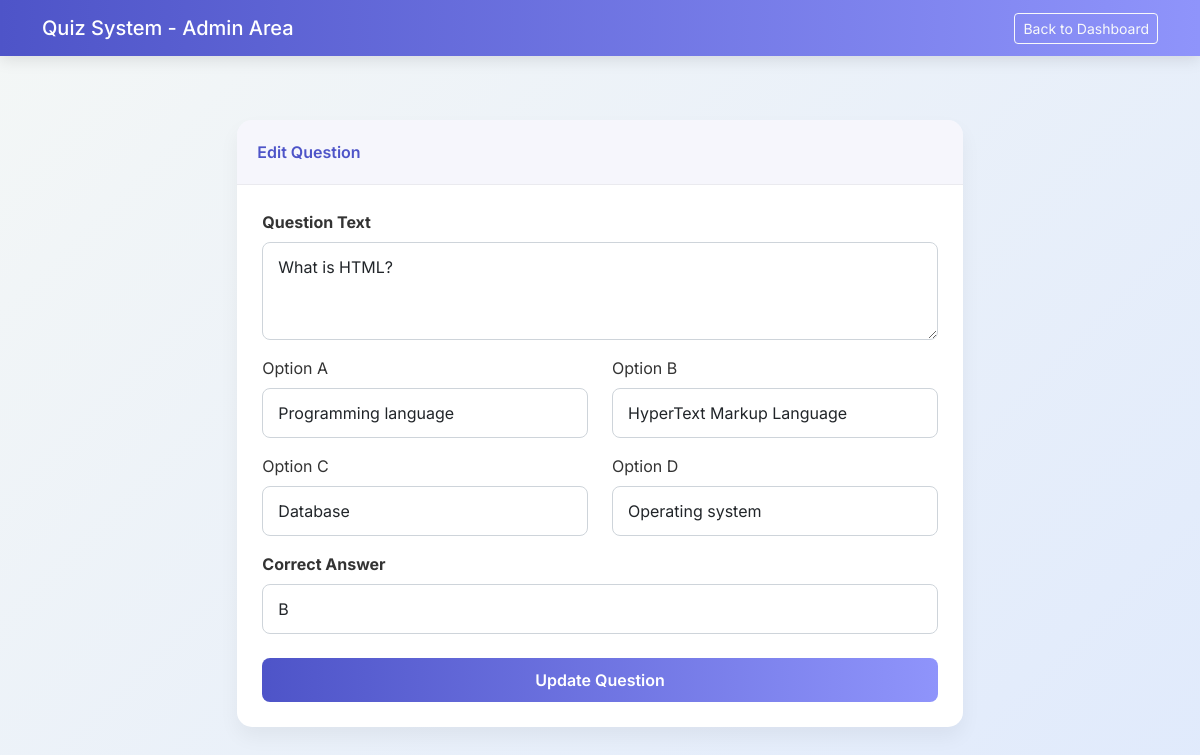
Page /admin/edit_question.php?id=1 (signed in) on the committed database.
### tables this page shows
CREATE TABLE IF NOT EXISTS `questions` (
  `id` int(11) NOT NULL AUTO_INCREMENT,
  `question` text NOT NULL,
  `option_a` varchar(255) NOT NULL,
  `option_b` varchar(255) NOT NULL,
  `option_c` varchar(255) NOT NULL,
  `option_d` varchar(255) NOT NULL,
  `correct_answer` char(1) NOT NULL,
  PRIMARY KEY (`id`)
);

### admin/edit_question.php (the view, shortened to what this page needs)
<?php
require_once '../includes/db.php';
$id = $_GET['id'];
$stmt = $pdo->prepare("SELECT * FROM questions WHERE id = ?");
$stmt->execute([$id]);
$q = $stmt->fetch();
?>
<!DOCTYPE html>
<html lang="en">
<head>
    <link href="https://cdn.jsdelivr.net/npm/bootstrap@5.3.0/dist/css/bootstrap.min.css" rel="stylesheet">
    <link rel="stylesheet" href="../assets/css/style.css">
</head>
<body>
<nav class="navbar navbar-expand-lg navbar-dark mb-4">
    <div class="container">
        <a class="navbar-brand" href="index.php">Quiz System - Admin Area</a>
        <div class="d-flex align-items-center">
            <a href="index.php" class="btn btn-sm btn-outline-light">Back to Dashboard</a>
        </div>
    </div>
</nav>
<div class="container main-container">
    <div class="row justify-content-center">
        <div class="col-lg-8">
            <div class="custom-card">
                <div class="card-header">Edit Question</div>
                <div class="card-body">
                    <form method="POST" action="">
                        <div class="mb-3">
                            <label class="form-label fw-bold">Question Text</label>
                            <textarea name="question" class="form-control" rows="3" required><?php echo htmlspecialchars($q['question']); ?></textarea>
                        </div>
                        <div class="row">
                            <div class="col-md-6 mb-3">
                                <label class="form-label">Option A</label>
                                <input type="text" name="option_a" class="form-control" value="<?php echo htmlspecialchars($q['option_a']); ?>" required>
                            </div>
                            <div class="col-md-6 mb-3">
                                <label class="form-label">Option B</label>
                                <input type="text" name="option_b" class="form-control" value="<?php echo htmlspecialchars($q['option_b']); ?>" required>
                            </div>
                            <div class="col-md-6 mb-3">
                                <label class="form-label">Option C</label>
                                <input type="text" name="option_c" class="form-control" value="<?php echo htmlspecialchars($q['option_c']); ?>" required>
                            </div>
                            <div class="col-md-6 mb-3">
                                <label class="form-label">Option D</label>
                                <input type="text" name="option_d" class="form-control" value="<?php echo htmlspecialchars($q['option_d']); ?>" required>
                            </div>
                        </div>
                        <div class="mb-4">
                            <label class="form-label fw-bold">Correct Answer</label>
                            <select name="correct_answer" class="form-control" required>
                                <option value="B" <?php echo ($q['correct_answer'] == 'B') ? 'selected' : ''; ?>>B</option>
                            </select>
                        </div>
                        <button type="submit" class="btn btn-primary-custom w-100">Update Question</button>
                    </form>
                </div>
            </div>
        </div>
    </div>
</div>
</body>
</html>

### assets/css/style.css (style rules this page uses)
:root { --primary-color: #4e54c8; --secondary-color: #8f94fb; --text-color: #333; --bg-color: #f4f7f6; --card-bg: #ffffff; --success-color: #28a745; --danger-color: #dc3545; }
body { font-family: 'Inter', sans-serif; background: linear-gradient(135deg, var(--bg-color) 0%, #e0eafc 100%); background-attachment: fixed; color: var(--text-color); min-height: 100vh; display: flex; flex-direction: column; }
.navbar { background: linear-gradient(to right, var(--primary-color), var(--secondary-color)) !important; box-shadow: 0 4px 15px rgba(0,0,0,0.1); }
.navbar-brand, .nav-link { color: #fff !important; font-weight: 500; }
.main-container { flex: 1; padding: 40px 20px; }
.custom-card { background: var(--card-bg); border-radius: 15px; border: none; box-shadow: 0 10px 20px rgba(0,0,0,0.05); margin-bottom: 20px; transition: all 0.3s ease; overflow: hidden; }
.custom-card .card-header { background: rgba(78, 84, 200, 0.05); border-bottom: 1px solid rgba(0,0,0,0.05); font-weight: 600; color: var(--primary-color); padding: 20px; }
.custom-card .card-body { padding: 25px; }
.btn-primary-custom { background: linear-gradient(to right, var(--primary-color), var(--secondary-color)); border: none; padding: 10px 25px; border-radius: 8px; font-weight: 600; color: white; transition: all 0.3s ease; }
.form-control { padding: 12px 15px; border-radius: 8px; border: 1px solid #ced4da; transition: border-color 0.3s; }

### rows in the picture
questions: question "What is HTML?", option_a "Programming language", option_b "HyperText Markup Language", option_c "Database", option_d "Operating system", correct_answer "B"
